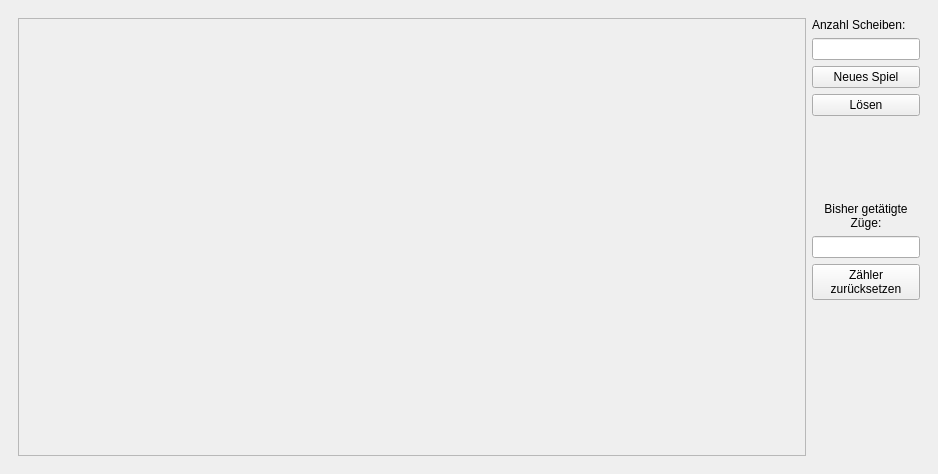
<?xml version="1.0" encoding="UTF-8"?>
<ui version="4.0">
 <class>MainWindow</class>
 <widget class="QMainWindow" name="MainWindow">
  <property name="geometry">
   <rect>
    <x>0</x>
    <y>0</y>
    <width>938</width>
    <height>474</height>
   </rect>
  </property>
  <property name="windowTitle">
   <string>Die Türme von Hanoi</string>
  </property>
  <widget class="QWidget" name="centralwidget">
   <property name="sizePolicy">
    <sizepolicy hsizetype="MinimumExpanding" vsizetype="MinimumExpanding">
     <horstretch>0</horstretch>
     <verstretch>0</verstretch>
    </sizepolicy>
   </property>
   <layout class="QGridLayout" name="gridLayout">
    <item row="0" column="0">
     <widget class="QWidget" name="horizontal" native="true">
      <property name="sizePolicy">
       <sizepolicy hsizetype="Preferred" vsizetype="Preferred">
        <horstretch>0</horstretch>
        <verstretch>0</verstretch>
       </sizepolicy>
      </property>
      <layout class="QHBoxLayout" name="horizontalLayout">
       <property name="spacing">
        <number>6</number>
       </property>
       <property name="sizeConstraint">
        <enum>QLayout::SetDefaultConstraint</enum>
       </property>
       <item>
        <widget class="QFrame" name="horizontalFrame">
         <property name="frameShape">
          <enum>QFrame::StyledPanel</enum>
         </property>
         <property name="frameShadow">
          <enum>QFrame::Sunken</enum>
         </property>
         <layout class="QHBoxLayout" name="towerLayout">
          <property name="spacing">
           <number>0</number>
          </property>
          <property name="leftMargin">
           <number>0</number>
          </property>
          <property name="topMargin">
           <number>0</number>
          </property>
          <property name="rightMargin">
           <number>0</number>
          </property>
          <property name="bottomMargin">
           <number>0</number>
          </property>
          <item>
           <widget class="TowerWidget" name="tower0" native="true">
            <property name="sizePolicy">
             <sizepolicy hsizetype="Expanding" vsizetype="Expanding">
              <horstretch>0</horstretch>
              <verstretch>0</verstretch>
             </sizepolicy>
            </property>
            <property name="cursor">
             <cursorShape>PointingHandCursor</cursorShape>
            </property>
            <property name="focusPolicy">
             <enum>Qt::StrongFocus</enum>
            </property>
            <property name="autoFillBackground">
             <bool>true</bool>
            </property>
           </widget>
          </item>
          <item>
           <widget class="TowerWidget" name="tower1" native="true">
            <property name="sizePolicy">
             <sizepolicy hsizetype="Expanding" vsizetype="Expanding">
              <horstretch>0</horstretch>
              <verstretch>0</verstretch>
             </sizepolicy>
            </property>
            <property name="cursor">
             <cursorShape>PointingHandCursor</cursorShape>
            </property>
            <property name="focusPolicy">
             <enum>Qt::StrongFocus</enum>
            </property>
            <property name="autoFillBackground">
             <bool>true</bool>
            </property>
           </widget>
          </item>
          <item>
           <widget class="TowerWidget" name="tower2" native="true">
            <property name="sizePolicy">
             <sizepolicy hsizetype="Expanding" vsizetype="Expanding">
              <horstretch>0</horstretch>
              <verstretch>0</verstretch>
             </sizepolicy>
            </property>
            <property name="cursor">
             <cursorShape>PointingHandCursor</cursorShape>
            </property>
            <property name="focusPolicy">
             <enum>Qt::StrongFocus</enum>
            </property>
            <property name="autoFillBackground">
             <bool>true</bool>
            </property>
           </widget>
          </item>
         </layout>
        </widget>
       </item>
       <item>
        <layout class="QVBoxLayout" name="verticalLayout">
         <item>
          <widget class="QLabel" name="label_gameSize">
           <property name="text">
            <string>Anzahl Scheiben:</string>
           </property>
          </widget>
         </item>
         <item>
          <widget class="QLineEdit" name="gameSize">
           <property name="sizePolicy">
            <sizepolicy hsizetype="Maximum" vsizetype="Fixed">
             <horstretch>0</horstretch>
             <verstretch>0</verstretch>
            </sizepolicy>
           </property>
           <property name="alignment">
            <set>Qt::AlignCenter</set>
           </property>
          </widget>
         </item>
         <item>
          <widget class="QPushButton" name="restartGame">
           <property name="text">
            <string>Neues Spiel</string>
           </property>
          </widget>
         </item>
         <item>
          <widget class="QPushButton" name="pushButton">
           <property name="text">
            <string>Lösen</string>
           </property>
          </widget>
         </item>
         <item>
          <spacer name="verticalSpacer">
           <property name="orientation">
            <enum>Qt::Vertical</enum>
           </property>
           <property name="sizeType">
            <enum>QSizePolicy::Preferred</enum>
           </property>
           <property name="sizeHint" stdset="0">
            <size>
             <width>20</width>
             <height>80</height>
            </size>
           </property>
          </spacer>
         </item>
         <item>
          <widget class="QLabel" name="label_moveCounter">
           <property name="text">
            <string>Bisher getätigte
Züge:</string>
           </property>
           <property name="textFormat">
            <enum>Qt::PlainText</enum>
           </property>
           <property name="alignment">
            <set>Qt::AlignCenter</set>
           </property>
          </widget>
         </item>
         <item>
          <widget class="QLineEdit" name="moveCounter">
           <property name="enabled">
            <bool>true</bool>
           </property>
           <property name="sizePolicy">
            <sizepolicy hsizetype="Maximum" vsizetype="Fixed">
             <horstretch>0</horstretch>
             <verstretch>0</verstretch>
            </sizepolicy>
           </property>
           <property name="mouseTracking">
            <bool>false</bool>
           </property>
           <property name="focusPolicy">
            <enum>Qt::NoFocus</enum>
           </property>
           <property name="acceptDrops">
            <bool>false</bool>
           </property>
           <property name="alignment">
            <set>Qt::AlignCenter</set>
           </property>
           <property name="readOnly">
            <bool>true</bool>
           </property>
          </widget>
         </item>
         <item>
          <widget class="QPushButton" name="resetCount">
           <property name="text">
            <string>Zähler
zurücksetzen</string>
           </property>
          </widget>
         </item>
         <item>
          <spacer name="verticalSpacer_2">
           <property name="orientation">
            <enum>Qt::Vertical</enum>
           </property>
           <property name="sizeHint" stdset="0">
            <size>
             <width>20</width>
             <height>40</height>
            </size>
           </property>
          </spacer>
         </item>
        </layout>
       </item>
      </layout>
     </widget>
    </item>
   </layout>
  </widget>
 </widget>
 <customwidgets>
  <customwidget>
   <class>TowerWidget</class>
   <extends>QWidget</extends>
   <header>tower_widget</header>
   <container>1</container>
   <slots>
    <signal>clicked()</signal>
   </slots>
  </customwidget>
 </customwidgets>
 <resources/>
 <connections>
  <connection>
   <sender>tower0</sender>
   <signal>clicked()</signal>
   <receiver>MainWindow</receiver>
   <slot>tower0_clicked()</slot>
   <hints>
    <hint type="sourcelabel">
     <x>243</x>
     <y>72</y>
    </hint>
    <hint type="destinationlabel">
     <x>277</x>
     <y>4</y>
    </hint>
   </hints>
  </connection>
  <connection>
   <sender>tower1</sender>
   <signal>clicked()</signal>
   <receiver>MainWindow</receiver>
   <slot>tower1_clicked()</slot>
   <hints>
    <hint type="sourcelabel">
     <x>451</x>
     <y>62</y>
    </hint>
    <hint type="destinationlabel">
     <x>483</x>
     <y>3</y>
    </hint>
   </hints>
  </connection>
  <connection>
   <sender>tower2</sender>
   <signal>clicked()</signal>
   <receiver>MainWindow</receiver>
   <slot>tower2_clicked()</slot>
   <hints>
    <hint type="sourcelabel">
     <x>703</x>
     <y>65</y>
    </hint>
    <hint type="destinationlabel">
     <x>717</x>
     <y>5</y>
    </hint>
   </hints>
  </connection>
  <connection>
   <sender>resetCount</sender>
   <signal>clicked()</signal>
   <receiver>MainWindow</receiver>
   <slot>reset_count()</slot>
   <hints>
    <hint type="sourcelabel">
     <x>918</x>
     <y>299</y>
    </hint>
    <hint type="destinationlabel">
     <x>886</x>
     <y>3</y>
    </hint>
   </hints>
  </connection>
  <connection>
   <sender>restartGame</sender>
   <signal>clicked()</signal>
   <receiver>MainWindow</receiver>
   <slot>restart_game()</slot>
   <hints>
    <hint type="sourcelabel">
     <x>918</x>
     <y>86</y>
    </hint>
    <hint type="destinationlabel">
     <x>934</x>
     <y>121</y>
    </hint>
   </hints>
  </connection>
  <connection>
   <sender>pushButton</sender>
   <signal>clicked()</signal>
   <receiver>MainWindow</receiver>
   <slot>solve_clicked()</slot>
   <hints>
    <hint type="sourcelabel">
     <x>825</x>
     <y>102</y>
    </hint>
    <hint type="destinationlabel">
     <x>933</x>
     <y>95</y>
    </hint>
   </hints>
  </connection>
 </connections>
 <slots>
  <slot>tower2_clicked()</slot>
  <slot>tower0_clicked()</slot>
  <slot>tower1_clicked()</slot>
  <slot>reset_count()</slot>
  <slot>restart_game()</slot>
  <slot>solve_clicked()</slot>
 </slots>
</ui>
